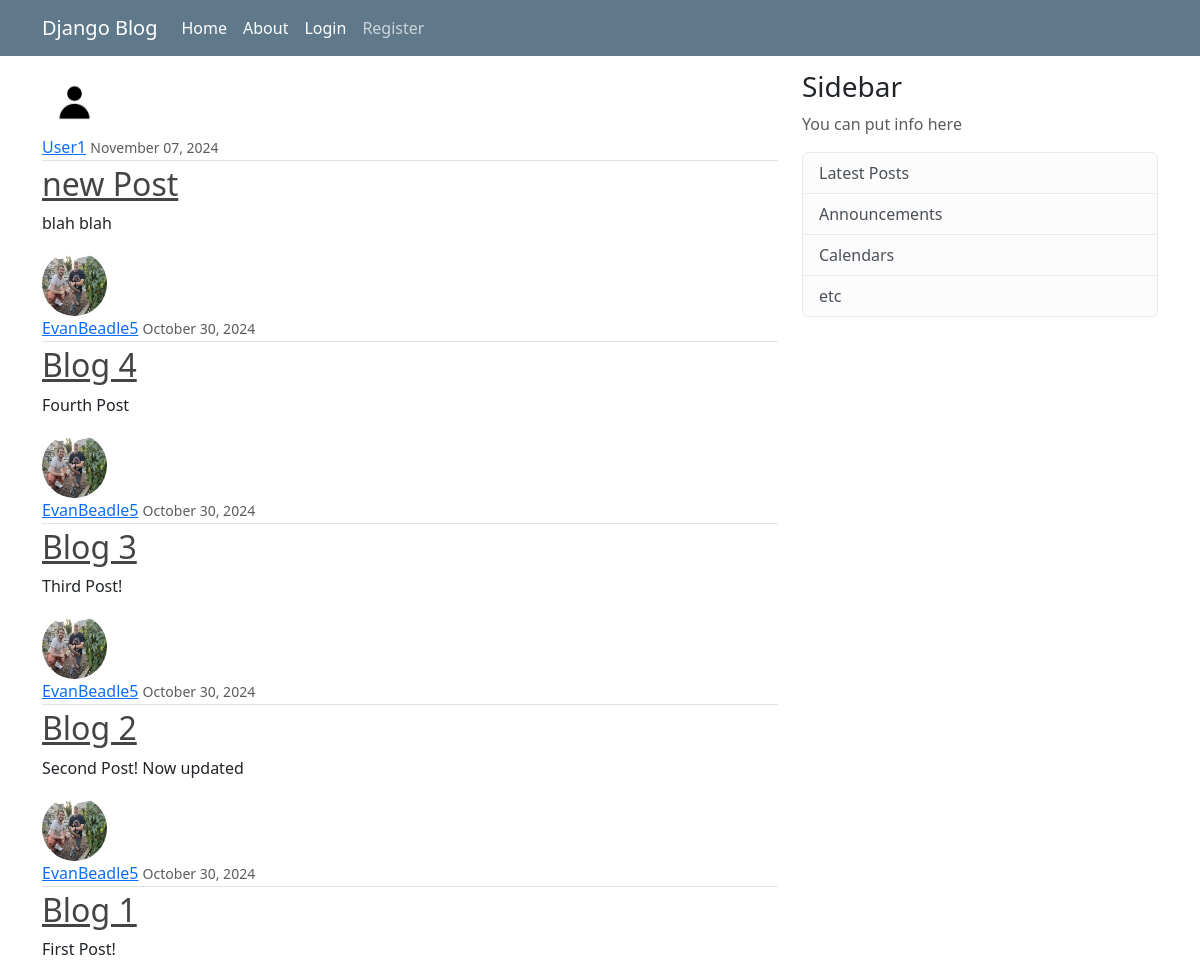
Before: / with the older database file.
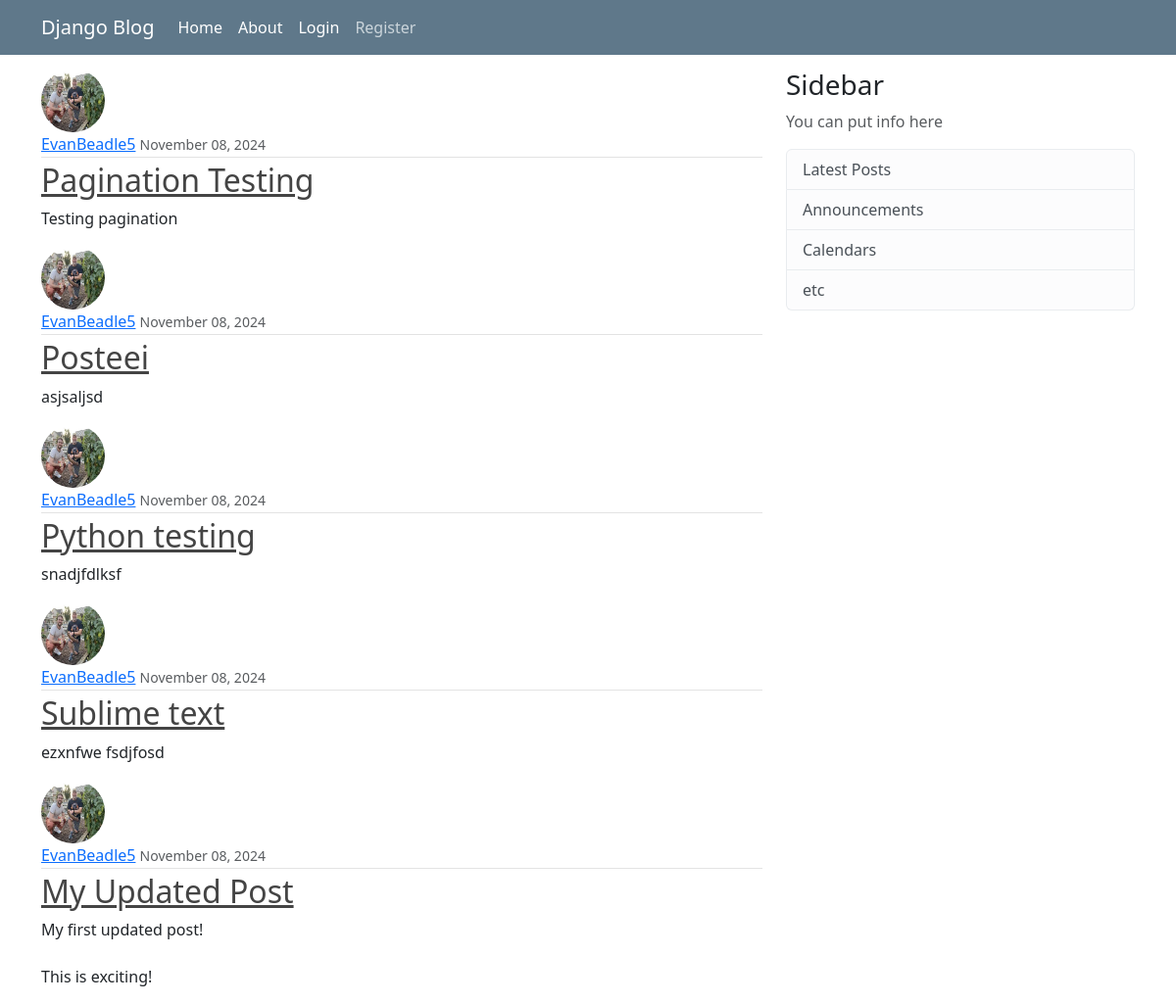
After: the same page with the newer database file.
### blog/models.py (models this page shows, shortened)
class Post(models.Model):
    title = models.CharField(max_length=100)
    content = models.TextField()
    date_posted = models.DateTimeField(default=timezone.now)
    author = models.ForeignKey(User, on_delete=models.CASCADE)

### users/models.py (models this page shows, shortened)
class Profile(models.Model):
    user = models.OneToOneField(User, on_delete=models.CASCADE)
    bio = models.TextField()
    profile_pic = models.ImageField(default='default.jpg', upload_to='profile_pics', editable=True)

### blog/views.py (the view)
# urls.py: path('', ListBlogPost.as_view(), name='blog-home'),
class ListBlogPost(ListView):
    model = Post
    template_name='blog/home.html'
    context_object_name = 'posts'
    ordering = ['-date_posted']
    paginate_by = 5

### blog/templates/blog/home.html
{% extends "blog/base.html" %}
{% block content %}
    {% for post in posts %}
        <article class="media content-section">
            <img class="rounded-circle article-img" title='profile' src="{{ post.author.profile.profile_pic.url }}">
            <div class="media-body">
                <div class="article-metadata">
                    <a class="mr-2" href="#">{{ post.author }}</a>
                    <small class="text-muted">{{ post.date_posted|date:"F d, Y" }}</small>
                </div>
                <h2><a class="article-title" href="{% url 'individual-post' post.id %}">{{ post.title }}</a></h2>
                <p class="article-content">{{ post.content }}</p>
            </div>
        </article>
    {% endfor %}
{% endblock content %}

Changed rows visible on the page:
no longer on this page (row unchanged): Post: author.profile.profile_pic (placeholder picture), author "User1", date_posted "November 07, 2024", title "new Post", content "blah blah"
no longer on this page (row unchanged): Post: author.profile.profile_pic (picture), author "EvanBeadle5", date_posted "October 30, 2024", title "Blog 4", content "Fourth Post"
no longer on this page (row unchanged): Post: author.profile.profile_pic (picture), author "EvanBeadle5", date_posted "October 30, 2024", title "Blog 3", content "Third Post!"
no longer on this page (row unchanged): Post: author.profile.profile_pic (picture), author "EvanBeadle5", date_posted "October 30, 2024", title "Blog 2", content "Second Post! Now updated"
no longer on this page (row unchanged): Post: author.profile.profile_pic (picture), author "EvanBeadle5", date_posted "October 30, 2024", title "Blog 1", content "First Post!"
added Post: author.profile.profile_pic (picture), author "EvanBeadle5", date_posted "November 08, 2024", title "Pagination Testing", content "Testing pagination"
added Post: author.profile.profile_pic (picture), author "EvanBeadle5", date_posted "November 08, 2024", title "Posteei", content "asjsaljsd"
added Post: author.profile.profile_pic (picture), author "EvanBeadle5", date_posted "November 08, 2024", title "Python testing", content "snadjfdlksf"
added Post: author.profile.profile_pic (picture), author "EvanBeadle5", date_posted "November 08, 2024", title "Sublime text", content "ezxnfwe fsdjfosd"
added Post: author.profile.profile_pic (picture), author "EvanBeadle5", date_posted "November 08, 2024", title "My Updated Post", content "My first updated post! This is exciting!"
